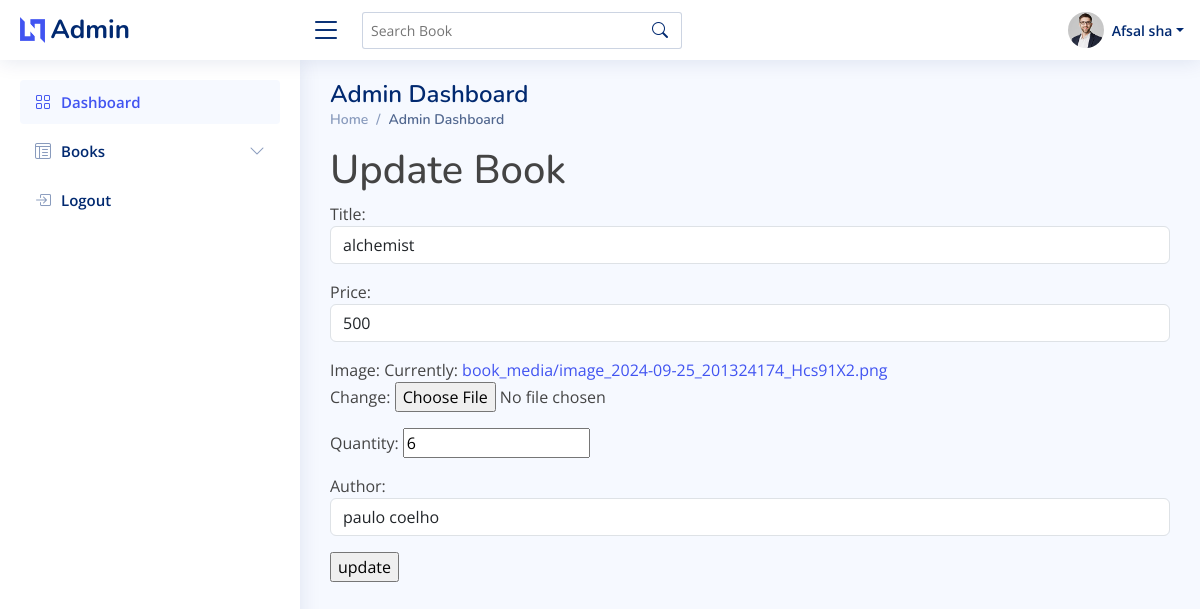
The page /updateview/1/ on the database its author committed.
### bookapp/models.py (models this page shows, shortened)
class Book(models.Model):
    title = models.CharField(max_length=200)
    price = models.IntegerField()
    image=models.ImageField(upload_to='book_media')
    quantity=models.IntegerField()
    author = models.ForeignKey(Author,  on_delete=models.CASCADE)  #Assure Referential Integrity

### bookapp/views.py (the view)
# urls.py: path('updateview/<int:book_id>/', views.updateBook,name='update'),
def updateBook(request,book_id):
    book = Book.objects.get(id=book_id)
    if request.method=='POST':
         form=forms.BookForm(request.POST, request.FILES, instance=book)
         if form.is_valid():
             form.save()
             return render(request,'admin_view.html')
    else:
        form=forms.BookForm(instance=book)
    return render(request,'admin/updateview.html',{'form':form})

### bookapp/forms.py
class BookForm(forms.ModelForm):
    class Meta:
        model= Book
        fields='__all__'
        widgets={
            'title':forms.TextInput(attrs={'class':'form-control','placeholder':'Enter the Book Name'}),
            'author':forms.Select(attrs={'class':'form-control','placeholder':'Enter the Book Author'}),
            'price':forms.NumberInput(attrs={'class':'form-control','placeholder':'Enter the Book Name'})
        }

### bookapp/models.py (called while the page is built)
    def __str__(self):
        return '{}'.format(self.name)

### templates/admin/updateview.html (shortened to what this page needs)
{% extends 'admin_view.html' %}
{% load static %}
{% block content %}
<h1>Update Book</h1>
<form action="" method="post" enctype="multipart/form-data">
    {{ form.as_p }}
    <input type="submit" value="update">
</form>
{% endblock %}

### static/assets/css/style.css (style rules this page uses)
:root { scroll-behavior: smooth; }
body { font-family: "Open Sans", sans-serif; background: #f6f9ff; color: #444444; }
a { color: #4154f1; text-decoration: none; }
h1, h2, h3, h4, h5, h6 { font-family: "Nunito", sans-serif; }

### rows shown on the page
Book: title "alchemist", price "500", quantity "6", author "paulo coelho"
